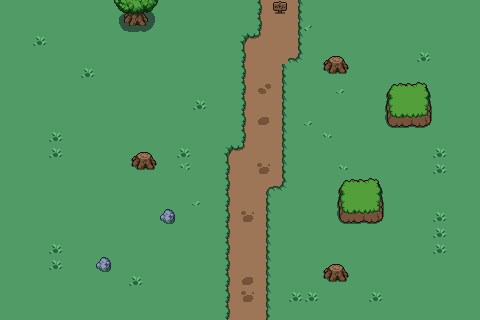

The image is a tile-based game level rendered from a .tmx file. Its description and complete source (layers, tilesets, objects, tile grids) follow:
An orthogonal 30x20 tile map with 16x16 px tiles, 2 tile layers (Ground, Object), 7 tilesets and 16 objects (7x Enemy, Player).

<map version="1.10" tiledversion="1.11.0" orientation="orthogonal" renderorder="right-down" width="30" height="20" tilewidth="16" tileheight="16" infinite="0" nextlayerid="7" nextobjectid="46">
 <tileset firstgid="1" source="TiledSetFile/grass.tsx" />
 <tileset firstgid="2" source="TiledSetFile/fences.tsx" />
 <tileset firstgid="18" source="TiledSetFile/plains.tsx" />
 <tileset firstgid="90" name="decor_8x8" tilewidth="8" tileheight="8" tilecount="16" columns="4">
  <image source="tilesets/decor_8x8.png" width="32" height="32" />
 </tileset>
 <tileset firstgid="106" source="decor_16x16.tsx" />
 <tileset firstgid="126" source="TiledSetFile/decor_8x8.tsx" />
 <tileset firstgid="142" source="objects2.tsx" />
 <layer id="1" name="Ground" width="30" height="20">
  <data encoding="csv">
1,1,1,1,1,1,1,1,1,1,1,1,1,1,1,1,25,26,27,1,1,1,1,1,1,1,1,1,1,1,
1,1,1,1,1,1,1,1,1,1,1,1,1,1,1,1,25,26,27,1,1,1,1,1,1,1,1,1,1,1,
1,1,1,1,1,1,1,1,1,1,1,1,1,1,1,19,29,26,27,1,1,1,1,1,1,1,1,1,1,1,
1,1,1,1,1,1,1,1,1,1,1,1,1,1,1,25,26,26,33,1,1,1,1,1,1,1,1,1,1,1,
1,1,1,1,1,1,1,1,1,1,1,1,1,1,1,25,26,27,1,1,1,1,1,1,1,1,1,1,1,1,
1,1,1,1,1,1,1,1,1,1,1,1,1,1,1,25,26,27,1,1,1,1,1,1,1,1,1,1,1,1,
1,1,1,1,1,1,1,1,1,1,1,1,1,1,1,25,26,27,1,1,1,1,1,1,1,1,1,1,1,1,
1,1,1,1,1,1,1,1,1,1,1,1,1,1,1,25,26,27,1,1,1,1,1,1,1,1,1,1,1,1,
1,1,1,1,1,1,1,1,1,1,1,1,1,1,1,25,26,27,1,1,1,1,1,1,1,1,1,1,1,1,
1,1,1,1,1,1,1,1,1,1,1,1,1,1,19,29,26,27,1,1,1,1,1,1,1,1,1,1,1,1,
1,1,1,1,1,1,1,1,1,1,1,1,1,1,25,26,26,27,1,1,1,1,1,1,1,1,1,1,1,1,
1,1,1,1,1,1,1,1,1,1,1,1,1,1,25,26,22,33,1,1,1,1,1,1,1,1,1,1,1,1,
1,1,1,1,1,1,1,1,1,1,1,1,1,1,25,26,27,1,1,1,1,1,1,1,1,1,1,1,1,1,
1,1,1,1,1,1,1,1,1,1,1,1,1,1,25,26,27,1,1,1,1,1,1,1,1,1,1,1,1,1,
1,1,1,1,1,1,1,1,1,1,1,1,1,1,25,26,27,1,1,1,1,1,1,1,1,1,1,1,1,1,
1,1,1,1,1,1,1,1,1,1,1,1,1,1,25,26,27,1,1,1,1,1,1,1,1,1,1,1,1,1,
1,1,1,1,1,1,1,1,1,1,1,1,1,1,25,26,27,1,1,1,1,1,1,1,1,1,1,1,1,1,
1,1,1,1,1,1,1,1,1,1,1,1,1,1,25,26,27,1,1,1,1,1,1,1,1,1,1,1,1,1,
1,1,1,1,1,1,1,1,1,1,1,1,1,1,25,26,27,1,1,1,1,1,1,1,1,1,1,1,1,1,
1,1,1,1,1,1,1,1,1,1,1,1,1,1,25,26,27,1,1,1,1,1,1,1,1,1,1,1,1,1
</data>
 </layer>
 <layer id="3" name="Object" width="30" height="20">
  <data encoding="csv">
0,0,0,0,0,0,0,254,255,256,0,0,0,0,0,0,0,142,0,0,0,0,0,0,0,0,0,0,0,0,
0,0,0,0,0,0,0,270,271,272,0,0,0,0,0,0,0,0,0,96,0,0,0,0,0,0,0,0,0,0,
0,0,109,0,0,0,0,0,0,0,0,0,0,0,0,0,0,0,0,0,0,0,0,0,0,0,0,0,0,0,
0,0,0,0,0,0,0,0,0,0,0,0,0,0,0,0,0,0,0,0,264,265,0,0,0,0,109,0,0,0,
0,0,0,0,0,109,0,0,0,0,0,0,0,0,0,0,0,0,0,0,280,281,0,0,0,0,0,0,0,0,
0,0,0,0,0,0,0,0,0,0,0,0,0,0,0,0,125,0,0,0,0,95,0,0,43,44,45,0,0,0,
0,0,0,0,0,0,0,0,0,0,0,0,109,0,0,0,0,0,0,0,0,0,0,0,49,50,51,0,0,0,
0,0,0,0,0,0,0,0,0,0,0,0,0,0,0,0,124,0,0,95,0,0,0,0,55,56,57,0,0,0,
0,0,0,109,0,0,0,0,0,0,0,0,0,0,0,0,0,0,0,0,106,0,0,0,0,0,0,0,0,0,
0,0,0,109,0,0,0,0,264,265,0,109,0,0,0,0,0,0,0,0,0,0,0,0,0,0,0,109,0,0,
1,0,0,0,0,0,0,0,280,281,0,107,0,0,0,0,122,0,0,0,0,106,0,0,0,0,0,109,0,0,
0,1,1,1,1,0,0,0,0,0,0,0,0,0,0,0,0,0,0,0,0,43,44,45,0,0,0,0,0,0,
0,0,0,0,0,0,0,0,0,0,0,0,95,0,0,0,0,0,0,0,0,49,50,51,0,0,0,0,0,0,
0,0,0,0,0,0,0,0,0,0,158,0,0,0,0,122,0,0,0,0,0,55,56,57,0,0,0,109,0,0,
0,0,0,0,0,0,0,0,0,0,0,0,0,0,0,0,0,0,0,0,0,0,0,0,0,0,0,109,0,0,
0,0,0,109,0,0,0,0,0,0,0,0,0,0,0,0,0,0,0,0,0,0,0,0,0,0,0,109,0,0,
0,0,0,109,0,0,158,0,0,0,0,0,0,0,0,0,0,0,0,0,264,265,0,0,0,0,0,0,0,0,
0,0,0,0,0,0,0,0,109,0,0,0,0,0,0,124,0,0,0,0,280,281,0,0,0,0,0,0,0,0,
0,0,0,0,0,0,0,0,0,0,0,0,0,0,0,122,0,0,109,109,0,0,0,109,0,0,0,0,0,0,
0,0,0,0,0,0,0,0,0,0,0,0,0,0,0,0,0,0,0,0,0,0,0,0,0,0,0,0,0,0
</data>
 </layer>
 <objectgroup id="2" name="Collistion">
  <object id="33" x="123.42" y="7.55682" width="26.3258" height="18.5114" />
  <object id="35" x="393.667" y="84" width="46" height="43.3333" />
  <object id="36" x="347.333" y="179" width="46" height="43.3333" />
  <object id="40" x="135.769" y="148.146" width="26.3025" height="17.803" />
  <object id="41" x="331.036" y="50.1875" width="25.9275" height="17.6666" />
  <object id="42" x="164.172" y="208.221" width="10.1093" height="9.87307" />
  <object id="44" x="327.849" y="259.432" width="26.3025" height="17.803" />
  <object id="45" x="101.32" y="256.438" width="10.1093" height="9.87307" />
 </objectgroup>
 <objectgroup id="4" name="Entities">
  <object id="6" name="Player" x="255.667" y="175.667">
   <point />
  </object>
  <object id="10" name="Enemy" x="517.833" y="-21.5">
   <point />
  </object>
  <object id="12" name="Enemy" x="662" y="179.333">
   <point />
  </object>
  <object id="13" name="Enemy" x="345" y="-87.1663">
   <point />
  </object>
  <object id="14" name="Enemy" x="22.833" y="-78.667">
   <point />
  </object>
  <object id="15" name="Enemy" x="-162.666" y="254.167">
   <point />
  </object>
  <object id="30" name="Enemy" x="527.833" y="459.167">
   <point />
  </object>
  <object id="31" name="Enemy" x="98.667" y="488.5">
   <point />
  </object>
 </objectgroup>
</map>
